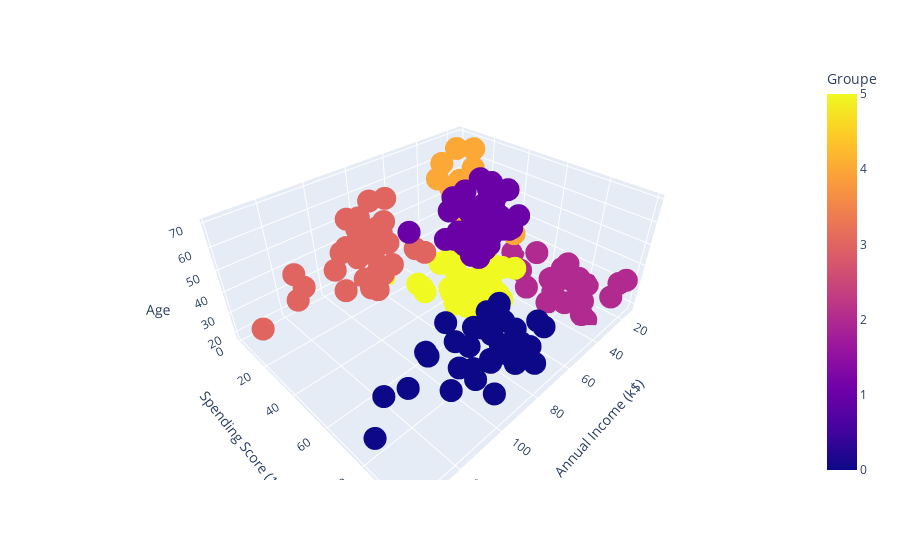

Source (notebook cell):
### Markdown cell above
9. Finally, make a 3d scatter plot of your clusters by using all the quantitative features

### Code cell
fig = px.scatter_3d(dataset, x = 'Annual Income (k$)', y = "Spending Score (1-100)", z = 'Age', color = "Groupe")
fig.show()

### Figure 1 — Plotly figure (JSON) as saved in the notebook; plotly's stock layout.template omitted (floating-point values rounded to 4 significant figures; data arrays with more than 128 entries replaced by an {"elided": "..."} marker saying what was removed)
{"data": [{"hovertemplate": "Annual Income (k$)=%{x}<br>Spending Score (1-100)=%{y}<br>Age=%{z}<br>Groupe=%{marker.color}<extra></extra>", "legendgroup": "", "marker": {"color": {"elided": "200 int values"}, "coloraxis": "coloraxis", "symbol": "circle"}, "mode": "markers", "name": "", "scene": "scene", "showlegend": false, "type": "scatter3d", "x": {"elided": "200 int values"}, "y": {"elided": "200 int values"}, "z": {"elided": "200 int values"}}], "layout": {"coloraxis": {"colorbar": {"title": {"text": "Groupe"}}, "colorscale": [[0, "#0d0887"], [0.1111, "#46039f"], [0.2222, "#7201a8"], [0.3333, "#9c179e"], [0.4444, "#bd3786"], [0.5556, "#d8576b"], [0.6667, "#ed7953"], [0.7778, "#fb9f3a"], [0.8889, "#fdca26"], [1, "#f0f921"]]}, "legend": {"tracegroupgap": 0}, "margin": {"t": 60}, "scene": {"domain": {"x": [0, 1], "y": [0, 1]}, "xaxis": {"title": {"text": "Annual Income (k$)"}}, "yaxis": {"title": {"text": "Spending Score (1-100)"}}, "zaxis": {"title": {"text": "Age"}}}}}
